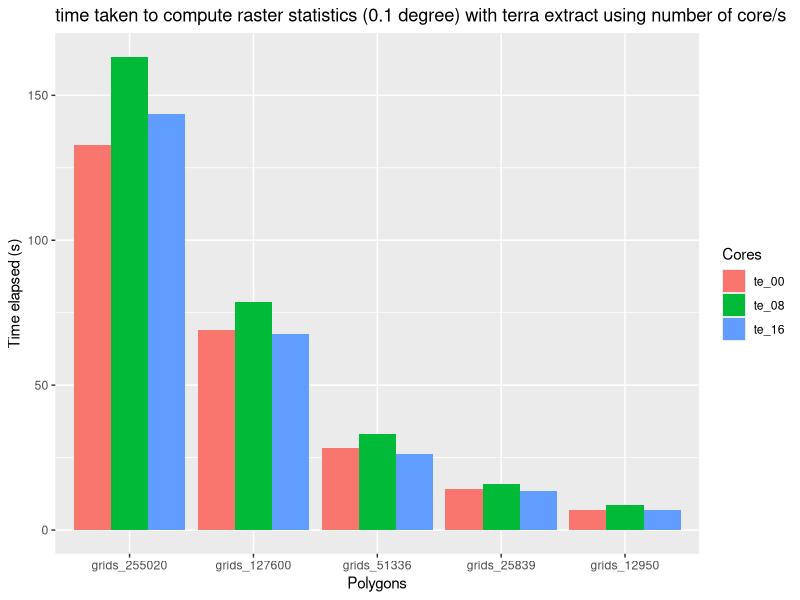
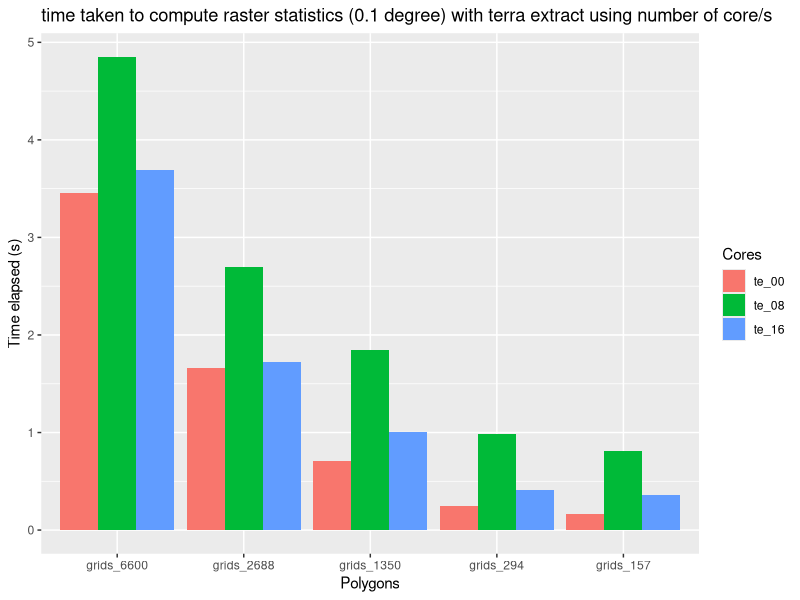
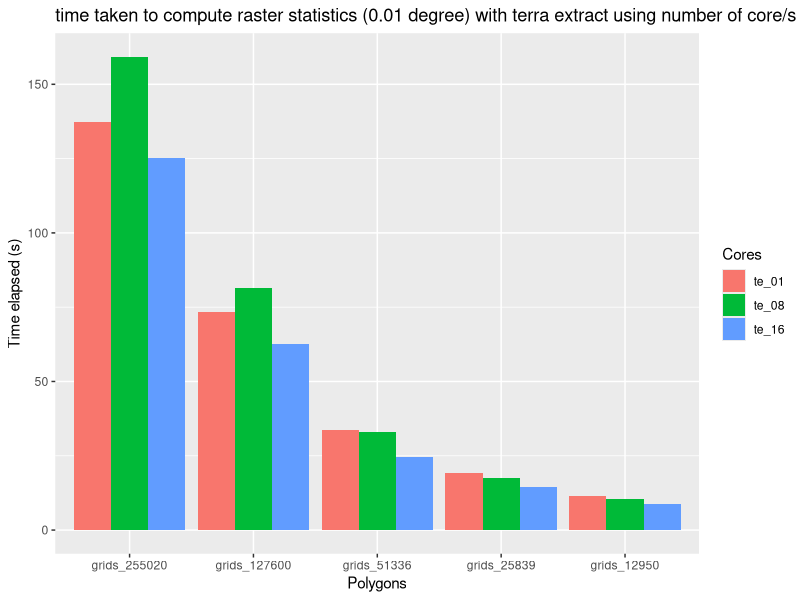
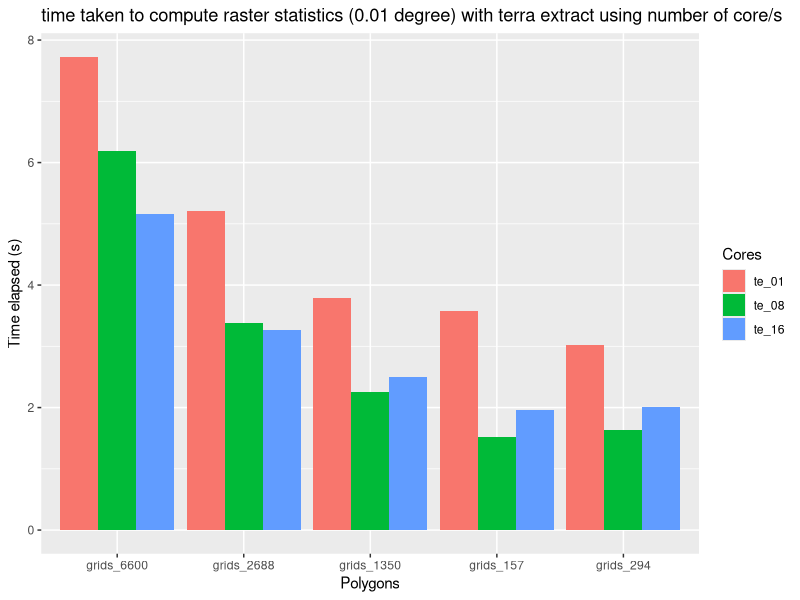
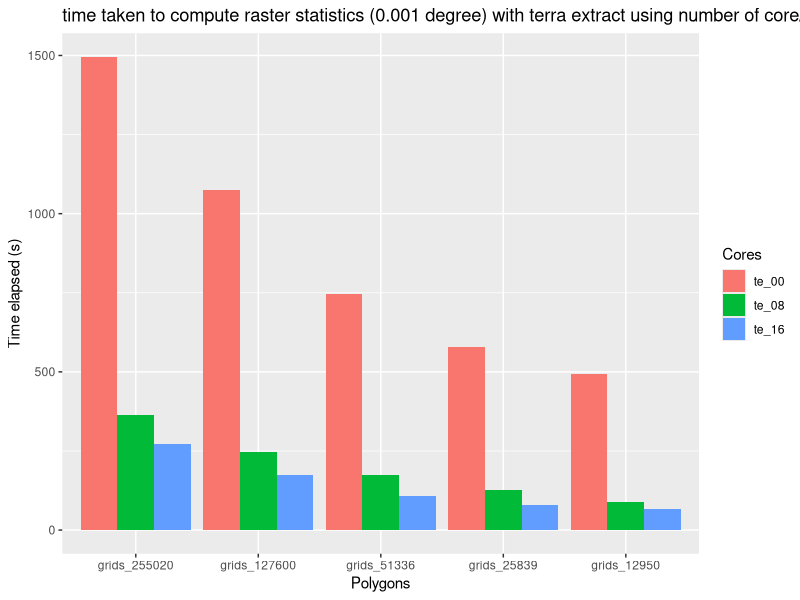
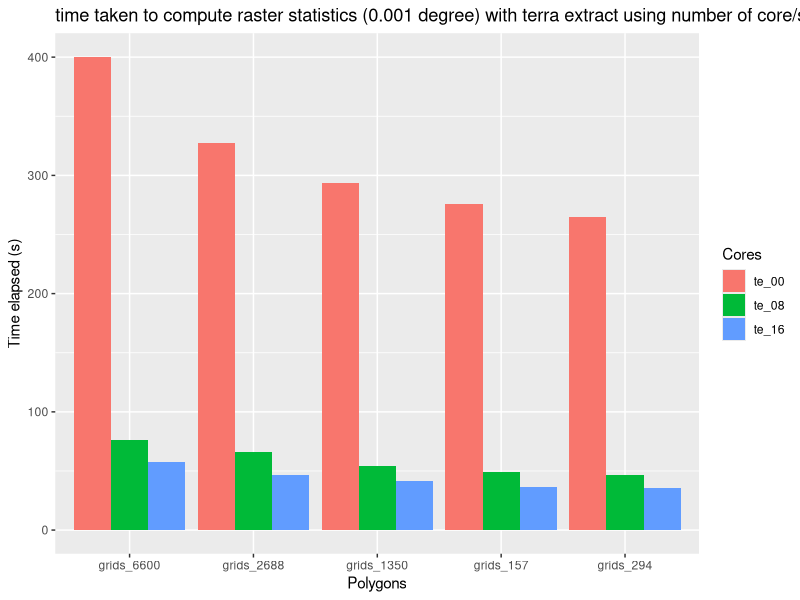
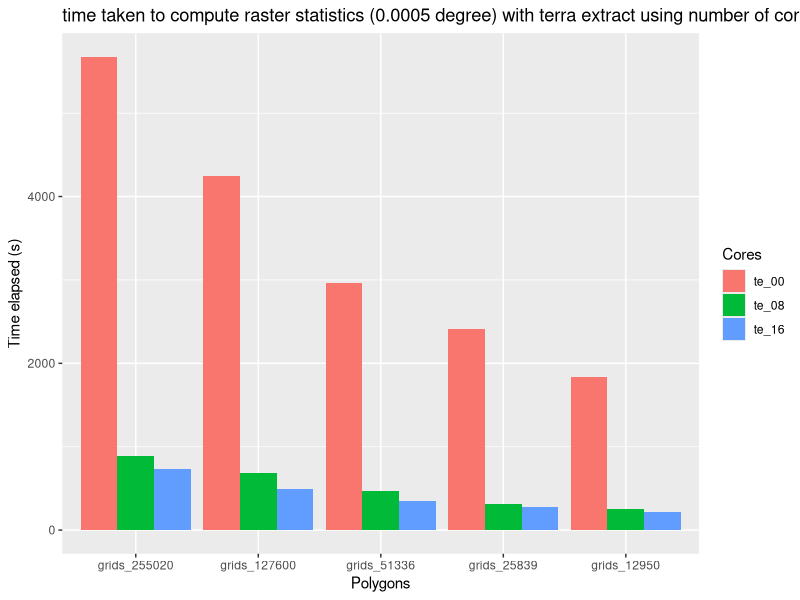
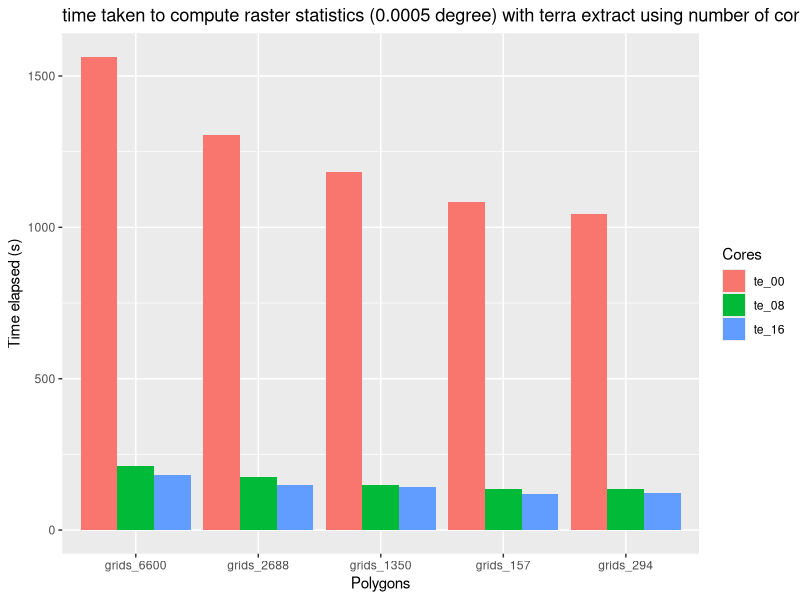

Source code (R) for these figures, in order:
## ---- chunk 1

library(sf)
library(terra)
library(tidyr)
library(ggplot2)
library(tidyverse)
## ---- chunk 2

te01 <- read.csv("data/results/04_seq_v_par_fishnets/te_01.csv")
f <- te01[,1:6]
longf <- tidyr::pivot_longer(f,
                             cols = c("grids_255020", "grids_127600", "grids_51336", "grids_25839", "grids_12950"))
resultf <- ggplot(data = longf, aes(x = reorder(name, -value), y = value, fill = Cores)) +
  geom_col(position = "dodge") +
  xlab("Polygons") +
  ylab("Time elapsed (s)") +
  ggtitle("time taken to compute raster statistics (0.1 degree) with terra extract using number of core/s")


s <- te01[,c(1,7:11)]
longs <- tidyr::pivot_longer(s,
                             cols = c("grids_6600", "grids_2688", "grids_1350", "grids_294", "grids_157"))
results <- ggplot(data = longs, aes(x = reorder(name, -value), y = value, fill = Cores)) +
  geom_col(position = "dodge") +
  xlab("Polygons") +
  ylab("Time elapsed (s)") +
  ggtitle("time taken to compute raster statistics (0.1 degree) with terra extract using number of core/s")
## ---- chunk 3
resultf
results
## ---- chunk 4

te001 <- read.csv("data/results/04_seq_v_par_fishnets/te_001.csv")
f <- te001[,1:6]
longf <- tidyr::pivot_longer(f,
                             cols = c("grids_255020", "grids_127600", "grids_51336", "grids_25839", "grids_12950"))
resultf <- ggplot(data = longf, aes(x = reorder(name, -value), y = value, fill = Cores)) +
  geom_col(position = "dodge") +
  xlab("Polygons") +
  ylab("Time elapsed (s)") +
  ggtitle("time taken to compute raster statistics (0.01 degree) with terra extract using number of core/s")


s <- te001[,c(1,7:11)]
longs <- tidyr::pivot_longer(s,
                             cols = c("grids_6600", "grids_2688", "grids_1350", "grids_294", "grids_157"))
results <- ggplot(data = longs, aes(x = reorder(name, -value), y = value, fill = Cores)) +
  geom_col(position = "dodge") +
  xlab("Polygons") +
  ylab("Time elapsed (s)") +
  ggtitle("time taken to compute raster statistics (0.01 degree) with terra extract using number of core/s")
## ---- chunk 5
resultf
results
## ---- chunk 6

te0001 <- read.csv("data/results/04_seq_v_par_fishnets/te_0001.csv")
f <- te0001[,1:6]
longf <- tidyr::pivot_longer(f,
                             cols = c("grids_255020", "grids_127600", "grids_51336", "grids_25839", "grids_12950"))
resultf <- ggplot(data = longf, aes(x = reorder(name, -value), y = value, fill = Cores)) +
  geom_col(position = "dodge") +
  xlab("Polygons") +
  ylab("Time elapsed (s)") +
  ggtitle("time taken to compute raster statistics (0.001 degree) with terra extract using number of core/s")


s <- te0001[,c(1,7:11)]
longs <- tidyr::pivot_longer(s,
                             cols = c("grids_6600", "grids_2688", "grids_1350", "grids_294", "grids_157"))
results <- ggplot(data = longs, aes(x = reorder(name, -value), y = value, fill = Cores)) +
  geom_col(position = "dodge") +
  xlab("Polygons") +
  ylab("Time elapsed (s)") +
  ggtitle("time taken to compute raster statistics (0.001 degree) with terra extract using number of core/s")
## ---- chunk 7
resultf
results
## ---- chunk 8

te00005 <- read.csv("data/results/04_seq_v_par_fishnets/te_00005.csv")
f <- te00005[,1:6]
longf <- tidyr::pivot_longer(f,
                             cols = c("grids_255020", "grids_127600", "grids_51336", "grids_25839", "grids_12950"))
resultf <- ggplot(data = longf, aes(x = reorder(name, -value), y = value, fill = Cores)) +
  geom_col(position = "dodge") +
  xlab("Polygons") +
  ylab("Time elapsed (s)") +
  ggtitle("time taken to compute raster statistics (0.0005 degree) with terra extract using number of core/s")


s <- te00005[,c(1,7:11)]
longs <- tidyr::pivot_longer(s,
                             cols = c("grids_6600", "grids_2688", "grids_1350", "grids_294", "grids_157"))
results <- ggplot(data = longs, aes(x = reorder(name, -value), y = value, fill = Cores)) +
  geom_col(position = "dodge") +
  xlab("Polygons") +
  ylab("Time elapsed (s)") +
  ggtitle("time taken to compute raster statistics (0.0005 degree) with terra extract using number of core/s")
## ---- chunk 9
resultf
results
## ---- chunk 10

ee01 <- read.csv("data/results/04_seq_v_par_fishnets/ee_01.csv")
f <- ee01[,1:6]
longf <- tidyr::pivot_longer(f,
                             cols = c("grids_255020", "grids_127600", "grids_51336", "grids_25839", "grids_12950"))
resultf <- ggplot(data = longf, aes(x = reorder(name, -value), y = value, fill = Cores)) +
  geom_col(position = "dodge") +
  xlab("Polygons") +
  ylab("Time elapsed (s)") +
  ggtitle("time taken to compute raster statistics (0.1 degree) with exact extract using number of core/s")


s <- ee01[,c(1,7:11)]
longs <- tidyr::pivot_longer(s,
                             cols = c("grids_6600", "grids_2688", "grids_1350", "grids_294", "grids_157"))
results <- ggplot(data = longs, aes(x = reorder(name, -value), y = value, fill = Cores)) +
  geom_col(position = "dodge") +
  xlab("Polygons") +
  ylab("Time elapsed (s)") +
  ggtitle("time taken to compute raster statistics (0.1 degree) with exact extract using number of core/s")
## ---- chunk 11
resultf
results
## ---- chunk 12

ee001 <- read.csv("data/results/04_seq_v_par_fishnets/ee_001.csv")
f <- ee001[,1:6]
longf <- tidyr::pivot_longer(f,
                             cols = c("grids_255020", "grids_127600", "grids_51336", "grids_25839", "grids_12950"))
resultf <- ggplot(data = longf, aes(x = reorder(name, -value), y = value, fill = Cores)) +
  geom_col(position = "dodge") +
  xlab("Polygons") +
  ylab("Time elapsed (s)") +
  ggtitle("time taken to compute raster statistics (0.01 degree) with exact extract using number of core/s")


s <- ee001[,c(1,7:11)]
longs <- tidyr::pivot_longer(s,
                             cols = c("grids_6600", "grids_2688", "grids_1350", "grids_294", "grids_157"))
results <- ggplot(data = longs, aes(x = reorder(name, -value), y = value, fill = Cores)) +
  geom_col(position = "dodge") +
  xlab("Polygons") +
  ylab("Time elapsed (s)") +
  ggtitle("time taken to compute raster statistics (0.01 degree) with exact extract using number of core/s")
## ---- chunk 13
resultf
results
## ---- chunk 14

ee0001 <- read.csv("data/results/04_seq_v_par_fishnets/ee_0001.csv")
f <- ee0001[,1:6]
longf <- tidyr::pivot_longer(f,
                             cols = c("grids_255020", "grids_127600", "grids_51336", "grids_25839", "grids_12950"))
resultf <- ggplot(data = longf, aes(x = reorder(name, -value), y = value, fill = Cores)) +
  geom_col(position = "dodge") +
  xlab("Polygons") +
  ylab("Time elapsed (s)") +
  ggtitle("time taken to compute raster statistics (0.001 degree) with exact extract using number of core/s")


s <- ee0001[,c(1,7:11)]
longs <- tidyr::pivot_longer(s,
                             cols = c("grids_6600", "grids_2688", "grids_1350", "grids_294", "grids_157"))
results <- ggplot(data = longs, aes(x = reorder(name, -value), y = value, fill = Cores)) +
  geom_col(position = "dodge") +
  xlab("Polygons") +
  ylab("Time elapsed (s)") +
  ggtitle("time taken to compute raster statistics (0.001 degree) with exact extract using number of core/s")
## ---- chunk 15
resultf
results
## ---- chunk 16

ee00005 <- read.csv("data/results/04_seq_v_par_fishnets/ee_00005.csv")
f <- ee00005[,1:6]
longf <- tidyr::pivot_longer(f,
                             cols = c("grids_255020", "grids_127600", "grids_51336", "grids_25839", "grids_12950"))
resultf <- ggplot(data = longf, aes(x = reorder(name, -value), y = value, fill = Cores)) +
  geom_col(position = "dodge") +
  xlab("Polygons") +
  ylab("Time elapsed (s)") +
  ggtitle("time taken to compute raster statistics (0.0005 degree) with exact extract using number of core/s")


s <- ee00005[,c(1,7:11)]
longs <- tidyr::pivot_longer(s,
                             cols = c("grids_6600", "grids_2688", "grids_1350", "grids_294", "grids_157"))
results <- ggplot(data = longs, aes(x = reorder(name, -value), y = value, fill = Cores)) +
  geom_col(position = "dodge") +
  xlab("Polygons") +
  ylab("Time elapsed (s)") +
  ggtitle("time taken to compute raster statistics (0.0005 degree) with exact extract using number of core/s")
## ---- chunk 17
resultf
results
## ---- chunk 18

tz01 <- read.csv("data/results/04_seq_v_par_fishnets/tz_01.csv")
f <- tz01[,1:6]
longf <- tidyr::pivot_longer(f,
                             cols = c("grids_255020", "grids_127600", "grids_51336", "grids_25839", "grids_12950"))
resultf <- ggplot(data = longf, aes(x = reorder(name, -value), y = value, fill = Cores)) +
  geom_col(position = "dodge") +
  xlab("Polygons") +
  ylab("Time elapsed (s)") +
  ggtitle("time taken to compute raster statistics (0.1 degree) with terra zonal using number of core/s")


s <- tz01[,c(1,7:11)]
longs <- tidyr::pivot_longer(s,
                             cols = c("grids_6600", "grids_2688", "grids_1350", "grids_294", "grids_157"))
results <- ggplot(data = longs, aes(x = reorder(name, -value), y = value, fill = Cores)) +
  geom_col(position = "dodge") +
  xlab("Polygons") +
  ylab("Time elapsed (s)") +
  ggtitle("time taken to compute raster statistics (0.1 degree) with terra zonal using number of core/s")
## ---- chunk 19
resultf
results
## ---- chunk 20

tz001 <- read.csv("data/results/04_seq_v_par_fishnets/tz_001.csv")
f <- tz001[,1:6]
longf <- tidyr::pivot_longer(f,
                             cols = c("grids_255020", "grids_127600", "grids_51336", "grids_25839", "grids_12950"))
resultf <- ggplot(data = longf, aes(x = reorder(name, -value), y = value, fill = Cores)) +
  geom_col(position = "dodge") +
  xlab("Polygons") +
  ylab("Time elapsed (s)") +
  ggtitle("time taken to compute raster statistics (0.01 degree) with terra zonal using number of core/s")


s <- tz001[,c(1,7:11)]
longs <- tidyr::pivot_longer(s,
                             cols = c("grids_6600", "grids_2688", "grids_1350", "grids_294", "grids_157"))
results <- ggplot(data = longs, aes(x = reorder(name, -value), y = value, fill = Cores)) +
  geom_col(position = "dodge") +
  xlab("Polygons") +
  ylab("Time elapsed (s)") +
  ggtitle("time taken to compute raster statistics (0.01 degree) with terra zonal using number of core/s")
## ---- chunk 21
resultf
results
## ---- chunk 22

final01 <- read.csv("data/results/04_seq_v_par_fishnets/final_01.csv")
f <- final01[,1:6]
longf <- tidyr::pivot_longer(f,
                             cols = c("grids_255020", "grids_127600", "grids_51336", "grids_25839", "grids_12950"))
resultf <- ggplot(data = longf, aes(x = reorder(name, -value), y = value, fill = Cores)) +
  geom_col(position = "dodge") +
  xlab("Polygons") +
  ylab("Time elapsed (s)") +
  ggtitle("time taken by three different functions and cores to compute raster statistics (0.1 degree)")


s <- final01[,c(1,7:11)]
longs <- tidyr::pivot_longer(s,
                             cols = c("grids_6600", "grids_2688", "grids_1350", "grids_294", "grids_157"))
results <- ggplot(data = longs, aes(x = reorder(name, -value), y = value, fill = Cores)) +
  geom_col(position = "dodge") +
  xlab("Polygons") +
  ylab("Time elapsed (s)") +
  ggtitle("time taken by three different functions and cores to compute raster statistics (0.1 degree)")
## ---- chunk 23
resultf
results
## ---- chunk 24

final001 <- read.csv("data/results/04_seq_v_par_fishnets/final_001.csv")
f <- final001[,1:6]
longf <- tidyr::pivot_longer(f,
                             cols = c("grids_255020", "grids_127600", "grids_51336", "grids_25839", "grids_12950"))
resultf <- ggplot(data = longf, aes(x = reorder(name, -value), y = value, fill = Cores)) +
  geom_col(position = "dodge") +
  xlab("Polygons") +
  ylab("Time elapsed (s)") +
  ggtitle("time taken by three different functions and cores to compute raster statistics (0.01 degree)")


s <- final001[,c(1,7:11)]
longs <- tidyr::pivot_longer(s,
                             cols = c("grids_6600", "grids_2688", "grids_1350", "grids_294", "grids_157"))
results <- ggplot(data = longs, aes(x = reorder(name, -value), y = value, fill = Cores)) +
  geom_col(position = "dodge") +
  xlab("Polygons") +
  ylab("Time elapsed (s)") +
  ggtitle("time taken by three different functions and cores to compute raster statistics (0.01 degree)")

# w/o terra zonal
final001_new <- final001[-c(2:3), ]
f <- final001_new[,1:6]
longf <- tidyr::pivot_longer(f,
                             cols = c("grids_255020", "grids_127600", "grids_51336", "grids_25839", "grids_12950"))
resultf_new <- ggplot(data = longf, aes(x = reorder(name, -value), y = value, fill = Cores)) +
  geom_col(position = "dodge") +
  xlab("Polygons") +
  ylab("Time elapsed (s)") +
  ggtitle("time taken by three different functions and cores to compute raster statistics (0.01 degree)")


s <- final001_new[,c(1,7:11)]
longs <- tidyr::pivot_longer(s,
                             cols = c("grids_6600", "grids_2688", "grids_1350", "grids_294", "grids_157"))
results_new <- ggplot(data = longs, aes(x = reorder(name, -value), y = value, fill = Cores)) +
  geom_col(position = "dodge") +
  xlab("Polygons") +
  ylab("Time elapsed (s)") +
  ggtitle("time taken by three different functions and cores to compute raster statistics (0.01 degree)")
## ---- chunk 25
resultf
results
## ---- chunk 26
resultf_new
results_new
## ---- chunk 27

final0001 <- read.csv("data/results/04_seq_v_par_fishnets/final_0001.csv")
f <- final0001[,1:6]
longf <- tidyr::pivot_longer(f,
                             cols = c("grids_255020", "grids_127600", "grids_51336", "grids_25839", "grids_12950"))
resultf <- ggplot(data = longf, aes(x = reorder(name, -value), y = value, fill = Cores)) +
  geom_col(position = "dodge") +
  xlab("Polygons") +
  ylab("Time elapsed (s)") +
  ggtitle("time taken by three different functions and cores to compute raster statistics (0.001 degree)")


s <- final0001[,c(1,7:11)]
longs <- tidyr::pivot_longer(s,
                             cols = c("grids_6600", "grids_2688", "grids_1350", "grids_294", "grids_157"))
results <- ggplot(data = longs, aes(x = reorder(name, -value), y = value, fill = Cores)) +
  geom_col(position = "dodge") +
  xlab("Polygons") +
  ylab("Time elapsed (s)") +
  ggtitle("time taken by three different functions and cores to compute raster statistics (0.001 degree)")

# w/o terra extract (sequential)
final0001_new <- final0001[2:6, ]
f <- final0001_new[,1:6]
longf <- tidyr::pivot_longer(f,
                             cols = c("grids_255020", "grids_127600", "grids_51336", "grids_25839", "grids_12950"))
resultf_new <- ggplot(data = longf, aes(x = reorder(name, -value), y = value, fill = Cores)) +
  geom_col(position = "dodge") +
  xlab("Polygons") +
  ylab("Time elapsed (s)") +
  ggtitle("time taken by three different functions and cores to compute raster statistics (0.0005 degree)")


s <- final0001_new[,c(1,7:11)]
longs <- tidyr::pivot_longer(s,
                             cols = c("grids_6600", "grids_2688", "grids_1350", "grids_294", "grids_157"))
results_new <- ggplot(data = longs, aes(x = reorder(name, -value), y = value, fill = Cores)) +
  geom_col(position = "dodge") +
  xlab("Polygons") +
  ylab("Time elapsed (s)") +
  ggtitle("time taken by three different functions and cores to compute raster statistics (0.0005 degree)")
## ---- chunk 28
resultf
results
## ---- chunk 29
resultf_new
results_new
## ---- chunk 30

final00005 <- read.csv("data/results/04_seq_v_par_fishnets/final_00005.csv")
f <- final00005[,1:6]
longf <- tidyr::pivot_longer(f,
                             cols = c("grids_255020", "grids_127600", "grids_51336", "grids_25839", "grids_12950"))
resultf <- ggplot(data = longf, aes(x = reorder(name, -value), y = value, fill = Cores)) +
  geom_col(position = "dodge") +
  xlab("Polygons") +
  ylab("Time elapsed (s)") +
  ggtitle("time taken by three different functions and cores to compute raster statistics (0.0005 degree)")


s <- final00005[,c(1,7:11)]
longs <- tidyr::pivot_longer(s,
                             cols = c("grids_6600", "grids_2688", "grids_1350", "grids_294", "grids_157"))
results <- ggplot(data = longs, aes(x = reorder(name, -value), y = value, fill = Cores)) +
  geom_col(position = "dodge") +
  xlab("Polygons") +
  ylab("Time elapsed (s)") +
  ggtitle("time taken by three different functions and cores to compute raster statistics (0.0005 degree)")

# w/o terra extract (sequential)
final00005_new <- final00005[2:6, ]
f <- final00005_new[,1:6]
longf <- tidyr::pivot_longer(f,
                             cols = c("grids_255020", "grids_127600", "grids_51336", "grids_25839", "grids_12950"))
resultf_new <- ggplot(data = longf, aes(x = reorder(name, -value), y = value, fill = Cores)) +
  geom_col(position = "dodge") +
  xlab("Polygons") +
  ylab("Time elapsed (s)") +
  ggtitle("time taken by three different functions and cores to compute raster statistics (0.0005 degree)")


s <- final00005_new[,c(1,7:11)]
longs <- tidyr::pivot_longer(s,
                             cols = c("grids_6600", "grids_2688", "grids_1350", "grids_294", "grids_157"))
results_new <- ggplot(data = longs, aes(x = reorder(name, -value), y = value, fill = Cores)) +
  geom_col(position = "dodge") +
  xlab("Polygons") +
  ylab("Time elapsed (s)") +
  ggtitle("time taken by three different functions and cores to compute raster statistics (0.0005 degree)")
## ---- chunk 31
resultf
results
## ---- chunk 32
resultf_new
results_new
